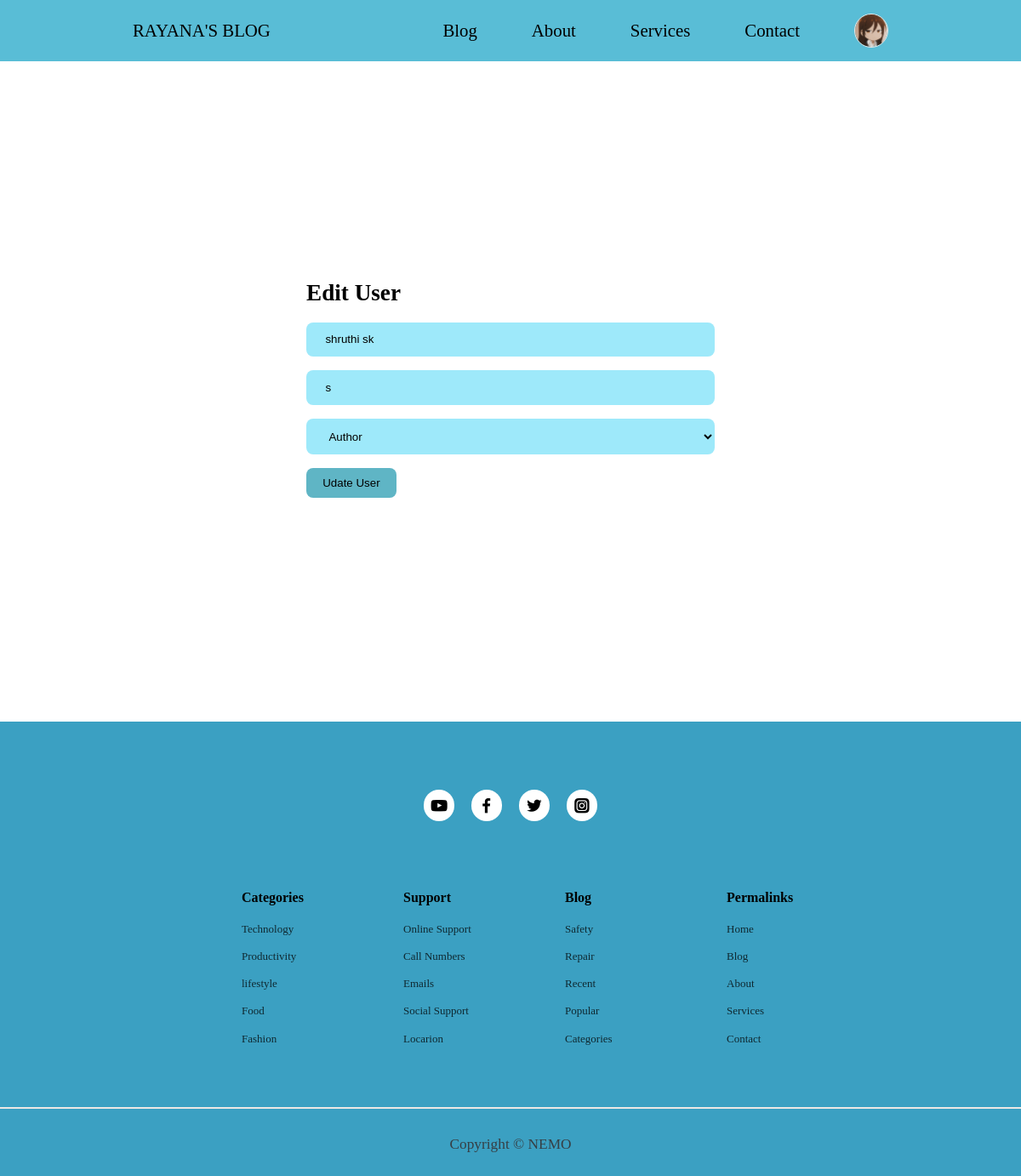
/admin/edit-user.php?id=29 (signed in), run on the app's committed database.
### tables this page shows
CREATE TABLE `users` (
  `id` int(11) UNSIGNED NOT NULL,
  `firstname` varchar(50) NOT NULL,
  `lastname` varchar(50) NOT NULL,
  `username` varchar(50) NOT NULL,
  `email` varchar(100) NOT NULL,
  `password` varchar(255) NOT NULL,
  `avatar` varchar(255) NOT NULL,
  `is_admin` tinyint(2) NOT NULL
);

### admin/partials/header.php (called while the page is built, shortened)
<?php
require'../partials/header.php';

### admin/edit-user.php (the view, shortened to what this page needs)
<?php
    include 'partials/header.php';
    if(isset($_GET['id'])){
        $id = filter_var($_GET['id'],FILTER_SANITIZE_NUMBER_INT);
        $query="SELECT * FROM users WHERE id=$id ";
        $result = mysqli_query($connection,$query);
        $user = mysqli_fetch_assoc($result);
    }
    else{
        header('location:'.ROOT_URL.'admin/manage-users.php');
        die();
    }
?>
<section class="form_section">
    <div class="container form_section-container">
        <h2>Edit User</h2>
        <form action="<?= ROOT_URL ?>admin/edit-user-logic.php" method="POST">
            <input type="text" value="<?= $user['firstname'] ?>" name="firstname" placeholder="First Name">
            <input type="text" name="lastname" value="<?= $user['lastname'] ?>" placeholder="Last Name">
            <select name="userrole">
                <option value="0">Author</option>
            </select>
           <button type="submit"  name ="submit" class="btn">Udate User</button>
         </form>
    </div>
</section>
<?php
    include '../partials/footer.php';
?>

### partials/header.php (shortened to what this page needs)
<?php
require 'config/database.php';
if(isset($_SESSION['user-id'])){
    $id=filter_var($_SESSION['user-id'], FILTER_SANITIZE_NUMBER_INT);
    $query="SELECT avatar FROM users WHERE id=$id";
    $result=mysqli_query($connection,$query);
    $avatar=mysqli_fetch_assoc($result);
}
?>
<!DOCTYPE html>
<html lang="en">
<head>
    <link rel="stylesheet" href="<?=ROOT_URL ?>./css/style.css">
    <link rel="stylesheet" href="https://unicons.iconscout.com/release/v4.0.0/css/line.css">
</head>
<body>
    <nav>
        <div class="container nav_container">
            <a href="<?=ROOT_URL ?>" class="nav_logo">RAYANA'S BLOG</a>
            <ul class="nav_items" id="nav_items">
                <li><a href="<?=ROOT_URL ?>blog.php">Blog</a></li>
                <li><a href="<?=ROOT_URL ?>about.php">About</a></li>
                <li><a href="<?=ROOT_URL ?>services.php">Services</a></li>
                <li><a href="<?=ROOT_URL ?>contact.php">Contact</a></li>
                <?php if (isset($_SESSION['user-id'])): ?>
                    <li class="nav_profile">
                    <div class="avatar">
                        <img src="<?= ROOT_URL . 'images/'.$avatar['avatar'] ?>">
                    </div>
                </li>
                <?php else : ?>
                <li><a href="<?=ROOT_URL ?>signin.php">Signin</a></li>
                <?php endif ?>
            </ul>
        </div>
    </nav>

### css/style.css (style rules this page uses)
:root { --color-primary:#5fb5c5; --color-primary-light:#4ca89b; --color-primary-variant: #000000; --color-red: #da0f3f; --color-red-light: hsl(346, 87%, 46%, 15%); --color-green: #00c476; --color-green-light: hsl(156, 100%, 38%, 15%); --color-gray-900: #9ee9fa; --color-gray-700: #41afb5; --color-gray-300: rgba(242, 242, 254, 0.3); --color-gray-200: #363f45; --color-white: #000000; --color-bg:#ece8e5; --transition: all 300ms ease; --container-width-lg: 74%; --container-width-md: 88%; --form-width: 40%; --card-border-radius-1: 0.3rem; --card-border-radius-2: 0.5rem; --card-border-radius-3: 0.8rem; --card-border-radius-4: 2rem; --card-border-radius-5: 3rem; }
* { margin:0; padding:0; outline:0; border:0; box-sizing:border-box; appearance: 0; list-style:none; text-decoration: none; }
body { font-family: poppins; line-height:1.5; color: var(--color-gray-200); overflow-x:hidden; background:#ffff; font-size:1.3rem; }
.container { width:var(--container-width-lg); max-width:1800px; margin-inline:auto; }
section { margin-top:3rem; width:100vw; }
h1,h2,h3,h4,h5 { color:var(--color-white); line-height: 1.3; }
h2 { font-size:1.7rem; margin:1rem 0; }
a { color:var(--color-white); transition:var(--transition); }
img { display:block; width:100%; object-fit:cover; cursor:pointer; }
nav { background:rgb(89, 189, 214); width:100vw; height: 4.5rem; position: fixed; cursor:pointer; top:0; z-index:10; }
.nav_container { height:100%; display:flex; align-items:center; justify-content:space-between; }
.avatar { width:2.5rem; height:2.5rem; border-radius:50%; overflow:hidden; border:0.1rem solid var(--color-bg); }
.nav_items { display:flex; align-items:center; gap: 4rem; }
.nav_profile { position:relative; cursor:pointer; }
.btn { display:inline-block; width:fit-content; padding:0.6rem 1.2rem; background-color: var(--color-primary); border-radius: var(--card-border-radius-2); cursor:pointer; transition:var(--transition); color:var(--color-white) }
.form_section { display: grid; place-items: center; height: 100vh; }
.form_section-container { width:var(--form-width); }
form { display:flex; flex-direction:column; gap:1rem; }
input,textarea,select { padding:0.8rem 1.4rem; background-color: var(--color-gray-900); border-radius: var(--card-border-radius-2); resize:none; cursor:pointer; color:var(--color-white); }

### data on the page
users: avatar (picture)
users: firstname "shruthi sk", lastname "s"
